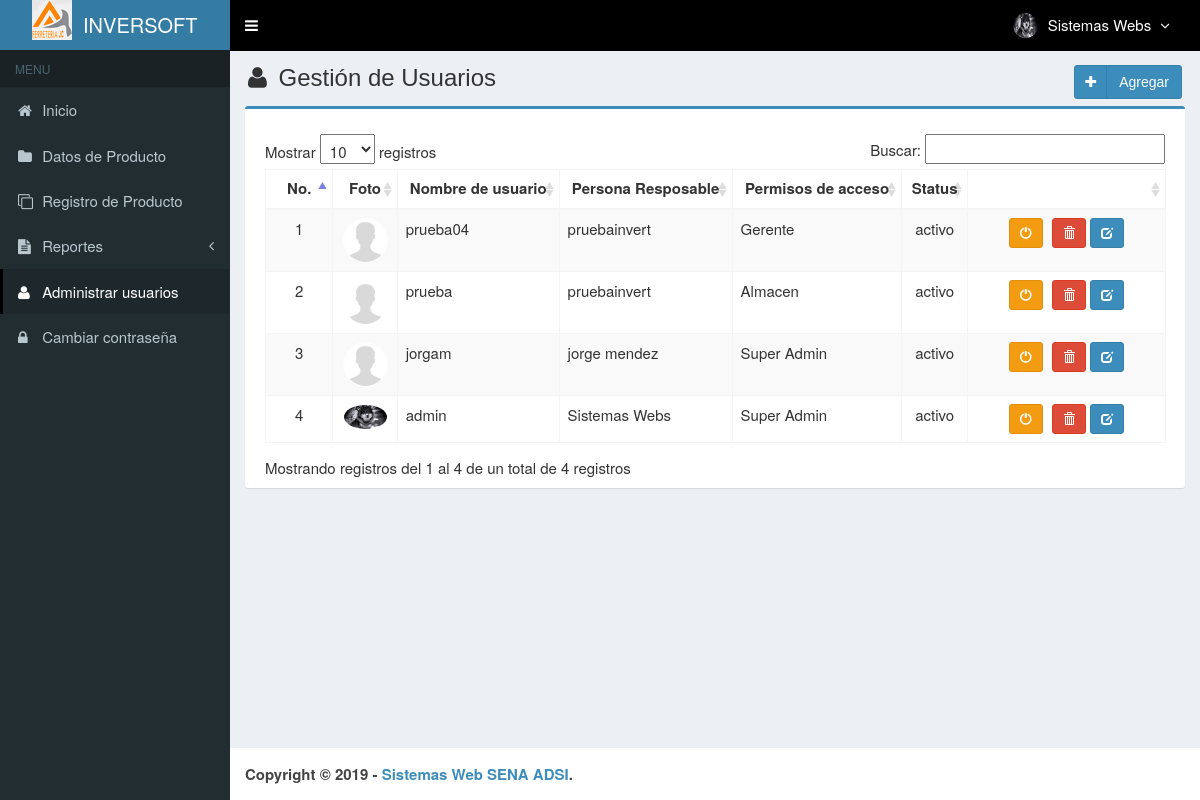
The app's page /main.php?module=user (signed in) with its own data.
### tables this page shows
CREATE TABLE `usuarios` (
  `id_user` int(3) NOT NULL,
  `username` varchar(50) NOT NULL,
  `name_user` varchar(50) NOT NULL,
  `password` varchar(50) NOT NULL,
  `email` varchar(50) DEFAULT NULL,
  `telefono` varchar(13) DEFAULT NULL,
  `foto` varchar(100) DEFAULT NULL,
  `permisos_acceso` enum('Super Admin','Gerente','Almacen') NOT NULL,
  `status` enum('activo','bloqueado') NOT NULL DEFAULT 'activo',
  `created_at` timestamp NOT NULL DEFAULT CURRENT_TIMESTAMP,
  `updated_at` timestamp NOT NULL DEFAULT CURRENT_TIMESTAMP ON UPDATE CURRENT_TIMESTAMP
);

### modules/user/view.php (the view, shortened to what this page needs)
<section class="content-header">
  <h1>
    <i class="fa fa-user icon-title"></i> Gestión de Usuarios
    <a class="btn btn-primary btn-social pull-right" href="?module=form_user&form=add" title="Agregar" data-toggle="tooltip">
      <i class="fa fa-plus"></i> Agregar
    </a>
  </h1>
</section>
<section class="content">
  <div class="row">
    <div class="col-md-12">
      <div class="box box-primary">
        <div class="box-body">
          <table id="dataTables1" class="table table-bordered table-striped table-hover">
            <thead>
              <tr>
                <th class="center">No.</th>
                <th class="center">Foto</th>
                <th class="center">Nombre de usuario</th>
                <th class="center">Persona Resposable</th>
                <th class="center">Permisos de acceso</th>
                <th class="center">Status</th>
                <th class="center"></th>
              </tr>
            </thead>
                        <tbody>
            <?php
            $no = 1;
            $query = mysqli_query($mysqli, "SELECT * FROM usuarios ORDER BY id_user DESC")
                                            or die('error: '.mysqli_error($mysqli));
            while ($data = mysqli_fetch_assoc($query)) {
              echo "<tr>
                      <td width='50' class='center'>$no</td>";
                      if ($data['foto']=="") { ?>
                        <td class='center'><img class='img-user' src='images/user/user-default.png' width='45'></td>
                      <?php
                      } else { ?>
                        <td class='center'><img class='img-user' src='images/user/<?php echo $data['foto']; ?>' width='45'></td>
                      <?php
                      }
              echo "  <td>$data[username]</td>
                      <td>$data[name_user]</td>
                      <td>$data[permisos_acceso]</td>
                      <td class='center'>$data[status]</td>
                      <td class='center' width='180'>
                          <div>";
                          if ($data['status']=='activo') { ?>
                            <a data-toggle="tooltip" data-placement="top" title="Bloqueado" style="margin-right:5px" class="btn btn-warning btn-sm" href="modules/user/proses.php?act=off&id=<?php echo $data['id_user'];?>">
                                <i style="color:#fff" class="glyphicon glyphicon-off"></i>
                            </a>
            <a data-toggle="tooltip" data-placement="top" title="Eliminar" class="btn btn btn-danger btn-sm"
            href="modules/user/proses.php?act=delete&id=<?php echo $data['id_user'];?>"
            onclick="return comfirm('Estas seguro de Eliminar<?php echo $data['nombre']; ?> ?');">
            <i style='color:#fff' class='glyphicon glyphicon-trash'></i>
            </a>
            <?php
                          }
                          else { ?>
                            <a data-toggle="tooltip" data-placement="top" title="activo" style="margin-right:5px" class="btn btn-success btn-sm" href="modules/user/proses.php?act=on&id=<?php echo $data['id_user'];?>">
                                <i style="color:#fff" class="glyphicon glyphicon-ok"></i>
                            </a>
            <?php
                          }
              echo "      <a data-toggle='tooltip' data-placement='top' title='Modificar' class='btn btn-primary btn-sm' href='?module=form_user&form=edit&id=$data[id_user]'>
                                <i style='color:#fff' class='glyphicon glyphicon-edit'></i>
                            </a>
                          </div>
                      </td>
                    </tr>";
              $no++;
            }
            ?>
            </tbody>
          </table>
        </div>
      </div>
    </div>
  </div>
</section><!-- /.content

### top-menu.php (shortened to what this page needs)
<?php
require_once "config/database.php";
$query = mysqli_query($mysqli, "SELECT id_user, name_user, foto, permisos_acceso FROM usuarios WHERE id_user='$_SESSION[id_user]'")
                                or die('error: '.mysqli_error($mysqli));
$data = mysqli_fetch_assoc($query);
?>
<li class="dropdown user user-menu">
  <a href="#" class="dropdown-toggle" data-toggle="dropdown">
  <?php
  if ($data['foto']=="") { ?>
    <img src="images/user/user-default.png" class="user-image" alt="User Image"/>
  <?php
  }
  else { ?>
    <img src="images/user/<?php echo $data['foto']; ?>" class="user-image" alt="User Image"/>
  <?php
  }
  ?>
    <span class="hidden-xs"><?php echo $data['name_user']; ?> <i style="margin-left:5px" class="fa fa-angle-down"></i></span>
  </a>
</li>

### assets/css/style.css (style rules this page uses)
.btn-social *:first-child { border-right: 1px solid rgba(0, 0, 0, 0.1); bottom: 0; font-size: 1em !important; left: 0; line-height: 32px !important; position: absolute; text-align: center; top: 0; width: 32px !important; }
.content-header { padding: 15px 18px 0; position: relative; }
.center { text-align:center; }
.img-user { border: 1px solid #fff; border-radius: 100%; }
.icon-title { margin-right: 5px; }
body { background-color: #fff; color: #333; font-size: 15px; line-height: 1.42857; }

### records on screen
usuarios: foto (picture), name_user "Sistemas Webs", username "admin", permisos_acceso "Super Admin", status "activo"
usuarios: username "prueba04", name_user "pruebainvert", permisos_acceso "Gerente", status "activo"
usuarios: username "prueba", name_user "pruebainvert", permisos_acceso "Almacen", status "activo"
usuarios: username "jorgam", name_user "jorge mendez", permisos_acceso "Super Admin", status "activo"
